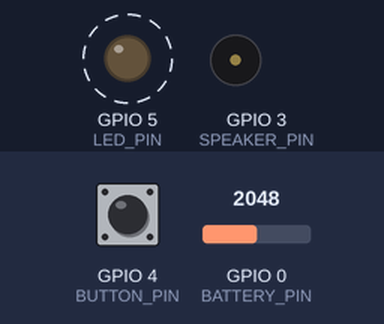
Bench run of a sketch on a simulated ESP32-C3. Shown: output pins drawn as LEDs (lit = HIGH), buzzer (waves = sounding, pin HIGH). Dashed ring = blinking. Inputs (shaded band) come from the test bench; at power-on: GPIO 0 (BATTERY_PIN) = 2048, GPIO 4 (BUTTON_PIN) HIGH (analog values on the 0–4095 scale). What the sketch prints to the serial monitor is not drawn.

Above: at 1.3 s.
1.4 s: GPIO 0 (BATTERY_PIN) set to 2974
4.4 s: GPIO 0 (BATTERY_PIN) set to 3074
At 5.5 s:
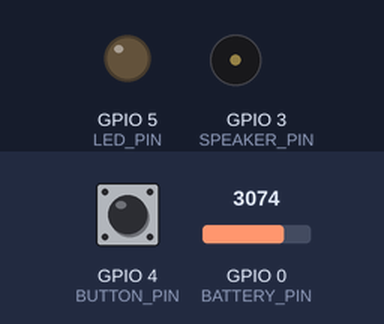
5.9 s: GPIO 4 (BUTTON_PIN) pulled LOW for 1 s
At 6.12 s:
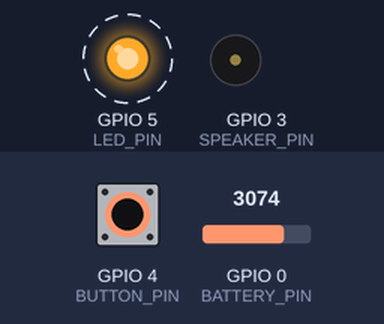
8.9 s: GPIO 4 (BUTTON_PIN) pulled LOW for 3.2 s
At 9.12 s:
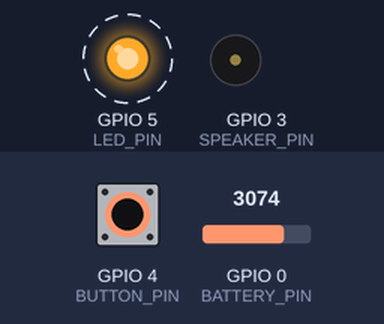
Timing chart, 0 to 13.6 s (numbered marks = the images above; inputs shaded):
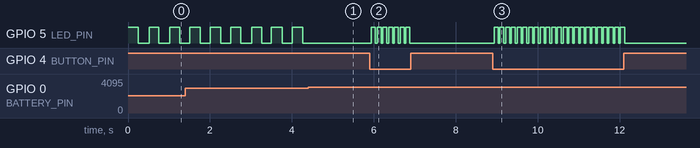

The sketch:

Master_Node.ino
```cpp
#include <WiFi.h>
#include <esp_now.h>

// -------------------- PINS --------------------
#define POT_PIN        1     // Volume control
#define SPEAKER_PIN    3     // PWM to amplifier
#define BUTTON_PIN     4     // Main button
#define LED_PIN        5     // Status LED
#define BATTERY_PIN    0     // Battery sense (via divider)

// -------------------- AUDIO --------------------
#define AUDIO_RES      8
#define BASE_FREQ      1000

// -------------------- ESP-NOW ------------------
typedef struct {
  uint8_t trigger;
} Message;

Message incoming;

// -------------------- ESP-NOW CALLBACK ---------
void onReceive(const esp_now_recv_info* info,
               const uint8_t* data,
               int len)
{
  if (len == sizeof(Message)) {
    memcpy(&incoming, data, sizeof(Message));

    if (incoming.trigger == 1) {
      int pot = analogRead(POT_PIN);
      int volume = map(pot, 0, 4095, 0, 255);

      ledcWriteTone(SPEAKER_PIN, BASE_FREQ);
      ledcWrite(SPEAKER_PIN, volume);

      digitalWrite(LED_PIN, HIGH);
      delay(300);
      digitalWrite(LED_PIN, LOW);

      ledcWriteTone(SPEAKER_PIN, 0);
    }
  }
}

// -------------------- SETUP --------------------
void setup() {
  Serial.begin(115200);

  pinMode(BUTTON_PIN, INPUT_PULLUP);
  pinMode(LED_PIN, OUTPUT);

  analogReadResolution(12);

  // WiFi + ESP-NOW
  WiFi.mode(WIFI_STA);
  if (esp_now_init() != ESP_OK) {
    Serial.println("ESP-NOW init failed");
    return;
  }

  esp_now_register_recv_cb(onReceive);

  // Audio PWM (ESP32-C3 API)
  ledcAttach(SPEAKER_PIN, BASE_FREQ, AUDIO_RES);

  digitalWrite(LED_PIN, HIGH);
  delay(150);
  digitalWrite(LED_PIN, LOW);

  Serial.println("System powered ON");
}

// -------------------- LOOP ---------------------
void loop() {
  // Button example (optional local action)
  if (digitalRead(BUTTON_PIN) == LOW) {
    delay(20);
    if (digitalRead(BUTTON_PIN) == LOW) {
      digitalWrite(LED_PIN, HIGH);
      delay(100);
      digitalWrite(LED_PIN, LOW);
    }
  }

  // Battery indicator (optional)
  int batt = analogRead(BATTERY_PIN);
  if (batt < 3000) {
    digitalWrite(LED_PIN, millis() % 500 < 250);
  }

  delay(20);
}
```

Measured:
- the behaviour switches between 2999 and 3000 on GPIO 0 (BATTERY_PIN) (found by bisection; images 0 and 1)
- after the input at 4.4 s, GPIO 5 (LED_PIN): stops changing and stays LOW
- after the input at 5.9 s, GPIO 5 (LED_PIN): alternates HIGH for 0.10 s and LOW for 0.04 s, 14 changes in all, then stays LOW, starting at once
- after the input at 8.9 s, GPIO 5 (LED_PIN): alternates HIGH for 0.10 s and LOW for 0.04 s, 46 changes in all, then stays LOW, starting at once
- by itself, GPIO 5 (LED_PIN): alternates HIGH for 0.26 s and LOW for 0.24 s
